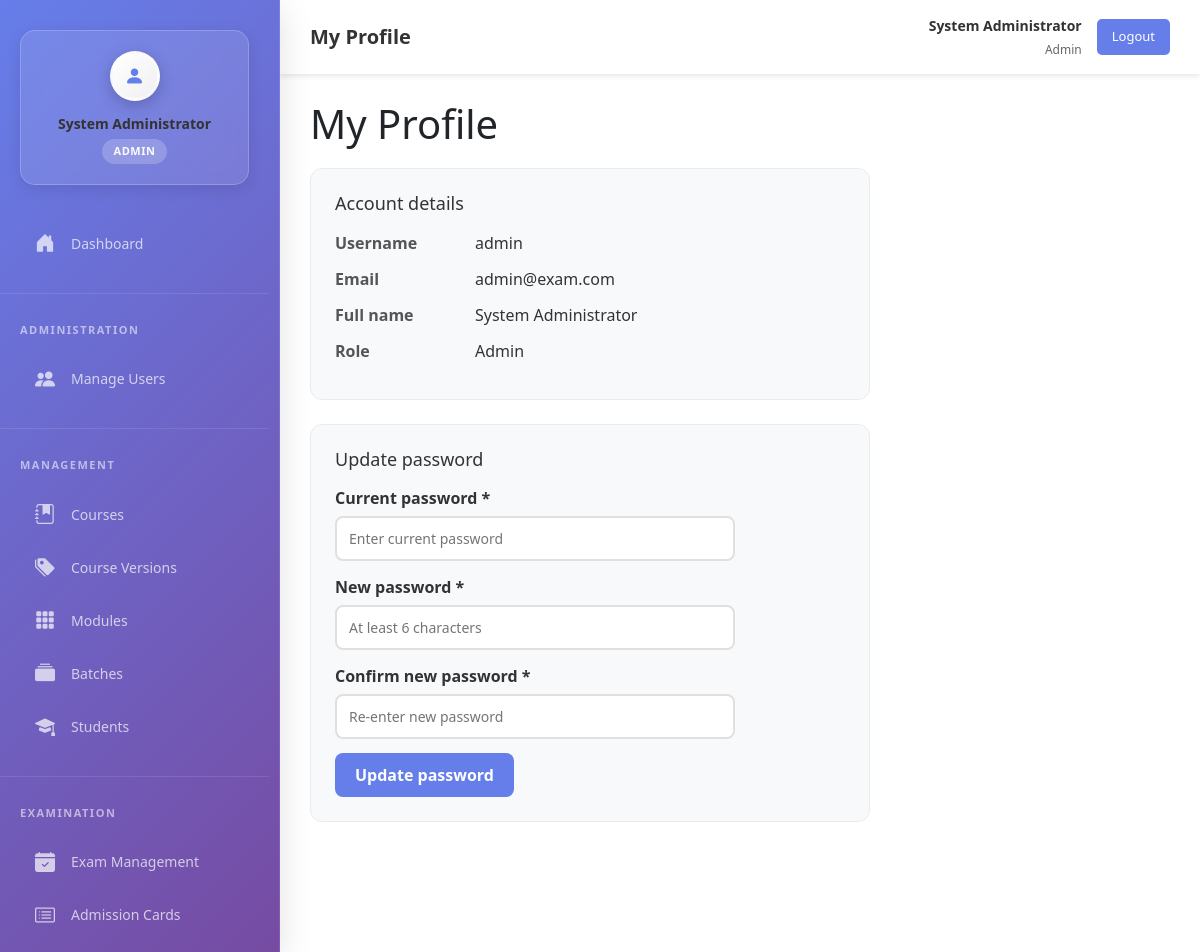
The page /views/index.php?action=profile (signed in) on the database its author committed.
### tables this page shows
CREATE TABLE IF NOT EXISTS `users` (
  `id` int NOT NULL AUTO_INCREMENT,
  `username` varchar(50) NOT NULL,
  `email` varchar(100) NOT NULL,
  `password` varchar(255) NOT NULL,
  `full_name` varchar(100) NOT NULL,
  `role` enum('admin','teacher','student') DEFAULT 'student',
  `created_at` timestamp NULL DEFAULT CURRENT_TIMESTAMP,
  `updated_at` timestamp NULL DEFAULT CURRENT_TIMESTAMP ON UPDATE CURRENT_TIMESTAMP,
  PRIMARY KEY (`id`),
  UNIQUE KEY `username` (`username`),
  UNIQUE KEY `email` (`email`),
  UNIQUE KEY `email_2` (`email`)
);

### controllers/AuthController.php (called while the page is built, shortened)
<?php
require_once __DIR__ . '/../models/User.php';
class AuthController {
    private $user;
    public function __construct() {
        $this->user = new User();
    }
    public function profile() {
        $user_id = $_SESSION['user_id'] ?? 0;
        if (!$user_id || !$this->user->getUserById($user_id)) {
            $_SESSION['error'] = "User not found.";
            header("Location: index.php?action=dashboard");
            exit();
        }
        $user = $this->user;
        require_once __DIR__ . '/../views/profile.php';
    }
}
?>

### models/User.php (called while the page is built, shortened)
<?php
require_once __DIR__ . '/../config/database.php';
class User {
    private $conn;
    private $table = "users";
    public function __construct() {
        $database = new Database();
        $this->conn = $database->getDbConnection();
    }
    public function getUserById($id) {
        $query = "SELECT id, username, email, full_name, role
                  FROM " . $this->table . "
                  WHERE id = :id
                  LIMIT 1";
        $stmt = $this->conn->prepare($query);
        $stmt->bindParam(":id", $id);
        $stmt->execute();
        if ($stmt->rowCount() > 0) {
            $row = $stmt->fetch(PDO::FETCH_ASSOC);
            $this->username = $row['username'];
            $this->email = $row['email'];
            $this->full_name = $row['full_name'];
            $this->role = $row['role'];
            return true;
        }
        return false;
    }
}
?>

### config/database.php (called while the page is built, shortened)
<?php
class Database {
    private $host = "localhost";
    private $db_name = "exam_management";
    private $username = "root";
    private $password = "1234";
    public function getDbConnection() {
        $this->conn = null;
        try {
            $this->conn = new PDO(
                "mysql:host=" . $this->host . ";dbname=" . $this->db_name . ";charset=utf8mb4",
                $this->username,
                $this->password
            );
            $this->conn->setAttribute(PDO::ATTR_ERRMODE, PDO::ERRMODE_EXCEPTION);
        } catch(PDOException $e) {
            error_log("Database Connection Error: " . $e->getMessage());
            return null;
        }
        return $this->conn;
    }
}
?>

### views/profile.php (the view, shortened to what this page needs)
<?php require_once __DIR__ . '/includes/sidebar.php'; ?>
<?php require_once __DIR__ . '/includes/header.php'; ?>
<div class="main-content">
    <h1 style="margin-bottom: 20px;">My Profile</h1>
    <div class="profile-card">
        <h2>Account details</h2>
        <div class="profile-row">
            <span class="profile-label">Username</span>
            <span class="profile-value"><?php echo htmlspecialchars($user->username ?? ''); ?></span>
        </div>
        <div class="profile-row">
            <span class="profile-label">Email</span>
            <span class="profile-value"><?php echo htmlspecialchars($user->email ?? ''); ?></span>
        </div>
        <div class="profile-row">
            <span class="profile-label">Full name</span>
            <span class="profile-value"><?php echo htmlspecialchars($user->full_name ?? ''); ?></span>
        </div>
        <div class="profile-row">
            <span class="profile-label">Role</span>
            <span class="profile-value"><?php echo htmlspecialchars(ucfirst($user->role ?? '')); ?></span>
        </div>
    </div>
    <div class="profile-card">
        <h2>Update password</h2>
        <form method="POST" action="index.php?action=profile&sub=updatePassword" class="password-form">
            <div class="form-group">
                <label for="current_password">Current password *</label>
                <input type="password" id="current_password" name="current_password" required autocomplete="current-password" placeholder="Enter current password">
            </div>
            <div class="form-group">
                <label for="new_password">New password *</label>
                <input type="password" id="new_password" name="new_password" required minlength="6" autocomplete="new-password" placeholder="At least 6 characters">
            </div>
            <div class="form-group">
                <label for="confirm_password">Confirm new password *</label>
                <input type="password" id="confirm_password" name="confirm_password" required minlength="6" autocomplete="new-password" placeholder="Re-enter new password">
            </div>
            <button type="submit" class="btn-update">Update password</button>
        </form>
    </div>
</div>

### views/includes/sidebar.php (style rules this page uses)
* { box-sizing: border-box; }
:root { --sidebar-bg: linear-gradient(135deg, #667eea 0%, #764ba2 50%, #667eea 100%); --sidebar-width: 280px; --sidebar-shadow: 0 8px 32px rgba(0, 0, 0, 0.12); --menu-item-hover: rgba(255, 255, 255, 0.15); --menu-item-active: rgba(255, 255, 255, 0.25); --text-primary: rgba(255, 255, 255, 0.95); --text-secondary: rgba(255, 255, 255, 0.7); }
html, body { height: 100%; height: 100vh; height: 100dvh; margin: 0; padding: 0; overflow-x: hidden; overflow-y: auto; }

### views/profile.php (style rules this page uses)
.main-content { margin-left: 280px; margin-top: 70px; padding: 30px; background: white; min-height: calc(100vh - 70px); overflow: auto; }
.profile-card { max-width: 560px; background: #f8f9fa; padding: 24px; border-radius: 12px; margin-bottom: 24px; border: 1px solid #e9ecef; }
.profile-card h2 { margin: 0 0 16px 0; font-size: 18px; color: #333; }
.profile-row { display: flex; margin-bottom: 12px; }
.profile-label { width: 140px; font-weight: 600; color: #555; }
.profile-value { color: #333; }
.password-form { max-width: 400px; }
.form-group { margin-bottom: 14px; }
.form-group label { display: block; margin-bottom: 6px; font-weight: 600; color: #333; }
.form-group input { width: 100%; padding: 10px 12px; border: 2px solid #e0e0e0; border-radius: 8px; font-size: 14px; }
.btn-update { padding: 10px 20px; background: #667eea; color: white; border: none; border-radius: 8px; font-weight: 600; cursor: pointer; }

### rows shown on the page
users: username "admin", email "admin@exam.com", full_name "System Administrator", role "Admin"

### other values the page prints
$user_name "System Administrator"
$user_role "ADMIN"
$page_titles[$current_action] "My Profile"
$_SESSION['full_name'] "System Administrator"
$_SESSION['role'] "Admin"
